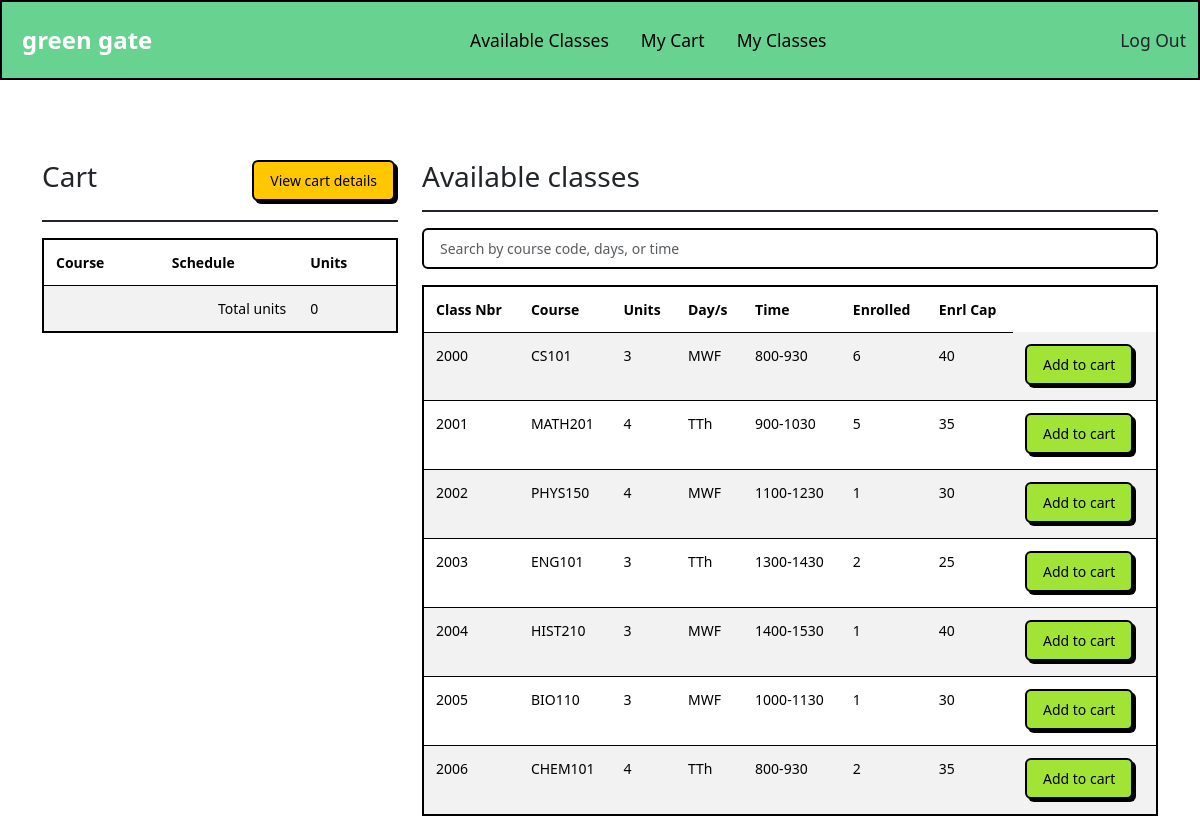
The app's page /available_classes (signed in) with its own data.
### tables this page shows
CREATE TABLE classes (
        id INTEGER PRIMARY KEY AUTOINCREMENT,
        course_code TEXT NOT NULL,
        title TEXT NOT NULL,
        description TEXT,
        section TEXT NOT NULL,
        units INTEGER NOT NULL,
        slots INTEGER NOT NULL,
        days TEXT NOT NULL,
        start_time INTEGER NOT NULL,
        end_time INTEGER NOT NULL
    );

### app.py (the view, shortened to what this page needs)
@app.route("/available_classes", methods=["GET", "POST"])
@login_required
def available_classes():
    connection = sqlite3.connect('enrollment.db')
    cursor = connection.cursor()
    classes = cursor.execute("""
        SELECT c.id,
               c.course_code,
               c.title,
               c.description,
               c.section,
               c.units,
               COUNT(e.id) AS enrolled_count,
               c.slots,
               c.days,
               c.start_time,
               c.end_time
        FROM classes c
        LEFT JOIN enrollments e
               ON c.id = e.class_id AND e.status = 'enrolled'
        GROUP BY c.id
    """).fetchall()
    class_filter = []
    for row in classes:
        if int(row[6]) < int(row[7]):
            class_filter.append(row)
    classes = class_filter
    cart = cursor.execute("""
        SELECT course_code, days, start_time, end_time, units, id
        FROM classes WHERE id IN (
            SELECT class_id FROM carts WHERE user_id = ?
        )
        """, (session["user_id"],)).fetchall()
    total_units = 0
    for item in cart:
        total_units += int(item[4])
    connection.close()
    return render_template("available_classes.html", classes=classes, cart=cart, total_units=total_units)

### app.py (called while the page is built)
def login_required(f):
    @wraps(f)
    def decorated_function(*args, **kwargs):
        if not session["user_id"]:
            return redirect("/login")
        return f(*args, **kwargs)
    return decorated_function

### templates/available_classes.html (shortened to what this page needs)
{% extends "layout.html" %}
{% block body %}
    <div class="container" style="padding-top: 10vh;">
        <div class="row">
            <div class="col-sm-4">
                <h2 class="heading_with_button">
                    Cart
                    <button type="button" class="btn btn-warning" onclick="window.location.href='{{ url_for('my_cart') }}'">View cart details</button>
                </h2>
                <hr>
                <table class="table table-striped">
                    <thead>
                        <th>Course</th>
                        <th>Schedule</th>
                        <th>Units</th>
                    </thead>
                    <tbody>
                        <tr>
                            <td colspan="2" style="text-align: right;">Total units</td>
                            <td>{{ total_units }}</td>
                        </tr>
                    </tbody>
                </table>
            </div>
            <div class="col-sm-8">
                <h2>Available classes</h2>
                <hr>
                <input class="form-control me-2" type="text" placeholder="Search by course code, days, or time" aria-label="Search" id="course_search" name="course_search"/>
                <table class="table table-striped" id="available_classes">
                    <thead>
                        <th>Class Nbr</th>
                        <th>Course</th>
                        <th>Units</th>
                        <th>Day/s</th>
                        <th>Time</th>
                        <th>Enrolled</th>
                        <th>Enrl Cap</th>
                    </thead>
                    <tbody>
                        {% for class in classes %}
                            <tr>
                                <td>{{ class[0] }}</td>
                                <td>{{ class[1] }} </td>
                                <td>{{ class[5] }} </td>
                                <td>{{ class[8] }}</td>
                                <td>{{ class[9] }}-{{ class[10] }}</td>
                                <td>{{ class[6] }}</td>
                                <td>{{ class[7] }} </td>
                                <td>
                                    <form id="add_to_cart" method="post">
                                        <button type="submit" class="btn btn-primary" name="cart">Add to cart</button>
                                    </form>
                                </td>
                            </tr>
                        {% endfor %}
                    </tbody>
                </table>
            </div>
        </div>
    </div>
{% endblock %}

### static/styles.css (style rules this page uses)
body { font-family: Helvetica; }
#course_search { margin-bottom: 1rem; }
.heading_with_button { display: flex; justify-content: space-between; }

### records on screen
classes: id "2000", course_code "CS101", units "3", days "MWF", start_time "800", end_time "930", class "6", slots "40"
classes: id "2001", course_code "MATH201", units "4", days "TTh", start_time "900", end_time "1030", class "5", slots "35"
classes: id "2002", course_code "PHYS150", units "4", days "MWF", start_time "1100", end_time "1230", class "1", slots "30"
classes: id "2003", course_code "ENG101", units "3", days "TTh", start_time "1300", end_time "1430", class "2", slots "25"
classes: id "2004", course_code "HIST210", units "3", days "MWF", start_time "1400", end_time "1530", class "1", slots "40"
classes: id "2005", course_code "BIO110", units "3", days "MWF", start_time "1000", end_time "1130", class "1", slots "30"
classes: id "2006", course_code "CHEM101", units "4", days "TTh", start_time "800", end_time "930", class "2", slots "35"

### other values on screen
{{ total_units }} "0"
